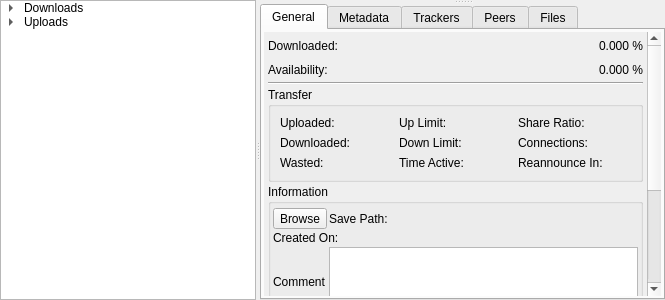
<?xml version="1.0" encoding="UTF-8"?>
<ui version="4.0">
 <class>WidgetTransfers</class>
 <widget class="QWidget" name="WidgetTransfers">
  <property name="geometry">
   <rect>
    <x>0</x>
    <y>0</y>
    <width>665</width>
    <height>300</height>
   </rect>
  </property>
  <property name="windowTitle">
   <string>Transfers</string>
  </property>
  <property name="windowIcon">
   <iconset resource="../Resource.qrc">
    <normaloff>:/Resource/Generic/Transfers.png</normaloff>:/Resource/Generic/Transfers.png</iconset>
  </property>
  <layout class="QHBoxLayout" name="horizontalLayout_2">
   <property name="spacing">
    <number>0</number>
   </property>
   <property name="margin">
    <number>0</number>
   </property>
   <item>
    <widget class="QSplitter" name="splitterTransfers">
     <property name="orientation">
      <enum>Qt::Horizontal</enum>
     </property>
     <widget class="QTreeWidget" name="treeWidgetTransfers">
      <property name="sizePolicy">
       <sizepolicy hsizetype="Preferred" vsizetype="Expanding">
        <horstretch>0</horstretch>
        <verstretch>0</verstretch>
       </sizepolicy>
      </property>
      <attribute name="headerVisible">
       <bool>false</bool>
      </attribute>
      <column>
       <property name="text">
        <string>Transfers</string>
       </property>
      </column>
      <item>
       <property name="text">
        <string>Downloads</string>
       </property>
       <property name="statusTip">
        <string notr="true">Downloads</string>
       </property>
       <property name="icon">
        <iconset resource="../Resource.qrc">
         <normaloff>:/Resource/Generic/Download.png</normaloff>:/Resource/Generic/Download.png</iconset>
       </property>
       <item>
        <property name="text">
         <string>Completed</string>
        </property>
        <property name="statusTip">
         <string notr="true">CompletedDownloads</string>
        </property>
        <property name="icon">
         <iconset resource="../Resource.qrc">
          <normaloff>:/Resource/Generic/Check.png</normaloff>:/Resource/Generic/Check.png</iconset>
        </property>
       </item>
       <item>
        <property name="text">
         <string>Paused</string>
        </property>
        <property name="statusTip">
         <string notr="true">Paused</string>
        </property>
        <property name="icon">
         <iconset resource="../Resource.qrc">
          <normaloff>:/Resource/Media/PauseMedia.png</normaloff>:/Resource/Media/PauseMedia.png</iconset>
        </property>
       </item>
       <item>
        <property name="text">
         <string>Active</string>
        </property>
        <property name="statusTip">
         <string notr="true">Active</string>
        </property>
        <property name="icon">
         <iconset resource="../Resource.qrc">
          <normaloff>:/Resource/Media/PlayMedia.png</normaloff>:/Resource/Media/PlayMedia.png</iconset>
        </property>
       </item>
       <item>
        <property name="text">
         <string>Inactive</string>
        </property>
        <property name="statusTip">
         <string notr="true">Inactive</string>
        </property>
        <property name="icon">
         <iconset resource="../Resource.qrc">
          <normaloff>:/Resource/Media/StopMedia.png</normaloff>:/Resource/Media/StopMedia.png</iconset>
        </property>
       </item>
      </item>
      <item>
       <property name="text">
        <string>Uploads</string>
       </property>
       <property name="statusTip">
        <string notr="true">Uploads</string>
       </property>
       <property name="icon">
        <iconset resource="../Resource.qrc">
         <normaloff>:/Resource/Generic/Upload.png</normaloff>:/Resource/Generic/Upload.png</iconset>
       </property>
       <item>
        <property name="text">
         <string>Completed</string>
        </property>
        <property name="statusTip">
         <string notr="true">CompletedUploads</string>
        </property>
        <property name="icon">
         <iconset resource="../Resource.qrc">
          <normaloff>:/Resource/Generic/Check.png</normaloff>:/Resource/Generic/Check.png</iconset>
        </property>
       </item>
      </item>
     </widget>
     <widget class="QStackedWidget" name="stackedWidgetTransfers">
      <property name="sizePolicy">
       <sizepolicy hsizetype="Expanding" vsizetype="Preferred">
        <horstretch>1</horstretch>
        <verstretch>0</verstretch>
       </sizepolicy>
      </property>
      <property name="currentIndex">
       <number>0</number>
      </property>
      <widget class="QWidget" name="pageDownloads">
       <layout class="QHBoxLayout" name="horizontalLayout">
        <property name="spacing">
         <number>0</number>
        </property>
        <property name="margin">
         <number>0</number>
        </property>
        <item>
         <widget class="QSplitter" name="splitterDownloads">
          <property name="contextMenuPolicy">
           <enum>Qt::CustomContextMenu</enum>
          </property>
          <property name="orientation">
           <enum>Qt::Vertical</enum>
          </property>
          <widget class="QFrame" name="frameDownloads">
           <property name="sizePolicy">
            <sizepolicy hsizetype="Preferred" vsizetype="Preferred">
             <horstretch>0</horstretch>
             <verstretch>1</verstretch>
            </sizepolicy>
           </property>
           <property name="frameShape">
            <enum>QFrame::NoFrame</enum>
           </property>
           <property name="frameShadow">
            <enum>QFrame::Raised</enum>
           </property>
           <layout class="QVBoxLayout" name="verticalLayoutDownloads">
            <property name="spacing">
             <number>0</number>
            </property>
            <property name="margin">
             <number>0</number>
            </property>
           </layout>
          </widget>
          <widget class="QTabWidget" name="tabWidgetDownloadDetails">
           <property name="sizePolicy">
            <sizepolicy hsizetype="Expanding" vsizetype="Preferred">
             <horstretch>0</horstretch>
             <verstretch>0</verstretch>
            </sizepolicy>
           </property>
           <property name="currentIndex">
            <number>0</number>
           </property>
           <widget class="QWidget" name="tabGeneral">
            <attribute name="icon">
             <iconset resource="../Resource.qrc">
              <normaloff>:/Resource/Generic/Properties.png</normaloff>:/Resource/Generic/Properties.png</iconset>
            </attribute>
            <attribute name="title">
             <string>General</string>
            </attribute>
            <layout class="QVBoxLayout" name="verticalLayout">
             <property name="spacing">
              <number>2</number>
             </property>
             <property name="margin">
              <number>2</number>
             </property>
             <item>
              <widget class="QScrollArea" name="scrollArea">
               <property name="frameShape">
                <enum>QFrame::NoFrame</enum>
               </property>
               <property name="widgetResizable">
                <bool>true</bool>
               </property>
               <widget class="QWidget" name="scrollAreaWidgetContents">
                <property name="geometry">
                 <rect>
                  <x>0</x>
                  <y>0</y>
                  <width>377</width>
                  <height>410</height>
                 </rect>
                </property>
                <layout class="QVBoxLayout" name="verticalLayout_2">
                 <property name="spacing">
                  <number>2</number>
                 </property>
                 <property name="margin">
                  <number>4</number>
                 </property>
                 <item>
                  <layout class="QGridLayout" name="gridLayout_3">
                   <property name="horizontalSpacing">
                    <number>2</number>
                   </property>
                   <property name="verticalSpacing">
                    <number>4</number>
                   </property>
                   <item row="0" column="1">
                    <widget class="QFrame" name="frameDownloaded">
                     <property name="sizePolicy">
                      <sizepolicy hsizetype="Expanding" vsizetype="Preferred">
                       <horstretch>0</horstretch>
                       <verstretch>0</verstretch>
                      </sizepolicy>
                     </property>
                     <property name="minimumSize">
                      <size>
                       <width>0</width>
                       <height>20</height>
                      </size>
                     </property>
                     <property name="frameShape">
                      <enum>QFrame::NoFrame</enum>
                     </property>
                     <property name="frameShadow">
                      <enum>QFrame::Raised</enum>
                     </property>
                    </widget>
                   </item>
                   <item row="0" column="0">
                    <widget class="QLabel" name="label_18">
                     <property name="text">
                      <string>Downloaded:</string>
                     </property>
                    </widget>
                   </item>
                   <item row="1" column="0">
                    <widget class="QLabel" name="label_19">
                     <property name="text">
                      <string>Availability:</string>
                     </property>
                    </widget>
                   </item>
                   <item row="1" column="1">
                    <widget class="QFrame" name="frameAvailability">
                     <property name="sizePolicy">
                      <sizepolicy hsizetype="Expanding" vsizetype="Preferred">
                       <horstretch>0</horstretch>
                       <verstretch>0</verstretch>
                      </sizepolicy>
                     </property>
                     <property name="minimumSize">
                      <size>
                       <width>0</width>
                       <height>20</height>
                      </size>
                     </property>
                     <property name="frameShape">
                      <enum>QFrame::NoFrame</enum>
                     </property>
                     <property name="frameShadow">
                      <enum>QFrame::Raised</enum>
                     </property>
                    </widget>
                   </item>
                   <item row="0" column="2">
                    <widget class="QLabel" name="label_20">
                     <property name="text">
                      <string>0.000 %</string>
                     </property>
                    </widget>
                   </item>
                   <item row="1" column="2">
                    <widget class="QLabel" name="label_21">
                     <property name="text">
                      <string>0.000 %</string>
                     </property>
                    </widget>
                   </item>
                  </layout>
                 </item>
                 <item>
                  <widget class="Line" name="line">
                   <property name="orientation">
                    <enum>Qt::Horizontal</enum>
                   </property>
                  </widget>
                 </item>
                 <item>
                  <widget class="QGroupBox" name="groupBox">
                   <property name="title">
                    <string>Transfer</string>
                   </property>
                   <layout class="QGridLayout" name="gridLayout">
                    <item row="0" column="0">
                     <widget class="QLabel" name="labelUploaded">
                      <property name="text">
                       <string>Uploaded:</string>
                      </property>
                     </widget>
                    </item>
                    <item row="1" column="0">
                     <widget class="QLabel" name="labelDownloaded">
                      <property name="text">
                       <string>Downloaded:</string>
                      </property>
                     </widget>
                    </item>
                    <item row="2" column="0">
                     <widget class="QLabel" name="labelWasted">
                      <property name="text">
                       <string>Wasted:</string>
                      </property>
                     </widget>
                    </item>
                    <item row="0" column="1">
                     <widget class="QLabel" name="labelUpLimit">
                      <property name="text">
                       <string>Up Limit:</string>
                      </property>
                     </widget>
                    </item>
                    <item row="1" column="1">
                     <widget class="QLabel" name="labelDownLimit">
                      <property name="text">
                       <string>Down Limit:</string>
                      </property>
                     </widget>
                    </item>
                    <item row="2" column="1">
                     <widget class="QLabel" name="labelTimeActive">
                      <property name="text">
                       <string>Time Active:</string>
                      </property>
                     </widget>
                    </item>
                    <item row="0" column="2">
                     <widget class="QLabel" name="labelShareRatio">
                      <property name="text">
                       <string>Share Ratio:</string>
                      </property>
                     </widget>
                    </item>
                    <item row="1" column="2">
                     <widget class="QLabel" name="labelConnections">
                      <property name="text">
                       <string>Connections:</string>
                      </property>
                     </widget>
                    </item>
                    <item row="2" column="2">
                     <widget class="QLabel" name="labelReannounceIn">
                      <property name="text">
                       <string>Reannounce In:</string>
                      </property>
                     </widget>
                    </item>
                   </layout>
                  </widget>
                 </item>
                 <item>
                  <widget class="QGroupBox" name="groupBox_2">
                   <property name="title">
                    <string>Information</string>
                   </property>
                   <layout class="QGridLayout" name="gridLayout_2">
                    <property name="leftMargin">
                     <number>2</number>
                    </property>
                    <property name="topMargin">
                     <number>4</number>
                    </property>
                    <property name="rightMargin">
                     <number>2</number>
                    </property>
                    <property name="bottomMargin">
                     <number>2</number>
                    </property>
                    <property name="spacing">
                     <number>2</number>
                    </property>
                    <item row="1" column="1">
                     <widget class="QToolButton" name="toolButton">
                      <property name="text">
                       <string>Browse</string>
                      </property>
                      <property name="icon">
                       <iconset resource="../Resource.qrc">
                        <normaloff>:/Resource/Library/BrowseFolder.png</normaloff>:/Resource/Library/BrowseFolder.png</iconset>
                      </property>
                      <property name="iconSize">
                       <size>
                        <width>24</width>
                        <height>24</height>
                       </size>
                      </property>
                     </widget>
                    </item>
                    <item row="1" column="2" colspan="2">
                     <widget class="QLabel" name="labelSavePath">
                      <property name="text">
                       <string>Save Path:</string>
                      </property>
                     </widget>
                    </item>
                    <item row="2" column="1" colspan="3">
                     <widget class="QLabel" name="labelCreatedOn">
                      <property name="text">
                       <string>Created On:</string>
                      </property>
                     </widget>
                    </item>
                    <item row="3" column="1">
                     <widget class="QLabel" name="labelComment">
                      <property name="text">
                       <string>Comment</string>
                      </property>
                     </widget>
                    </item>
                    <item row="3" column="2" colspan="2">
                     <widget class="QPlainTextEdit" name="plainTextEditComment"/>
                    </item>
                   </layout>
                  </widget>
                 </item>
                 <item>
                  <widget class="QGroupBox" name="groupBox_3">
                   <property name="title">
                    <string>Hashes</string>
                   </property>
                   <layout class="QVBoxLayout" name="verticalLayout_3">
                    <item>
                     <widget class="QLabel" name="label_14">
                      <property name="text">
                       <string>SHA1: </string>
                      </property>
                     </widget>
                    </item>
                    <item>
                     <widget class="QLabel" name="label_15">
                      <property name="text">
                       <string>Tiger-Root:</string>
                      </property>
                     </widget>
                    </item>
                    <item>
                     <widget class="QLabel" name="label_16">
                      <property name="text">
                       <string>ED2K:</string>
                      </property>
                     </widget>
                    </item>
                    <item>
                     <widget class="QLabel" name="label_17">
                      <property name="text">
                       <string>MD5:</string>
                      </property>
                     </widget>
                    </item>
                    <item>
                     <widget class="QLabel" name="label_13">
                      <property name="text">
                       <string>BitTorrent:</string>
                      </property>
                     </widget>
                    </item>
                   </layout>
                  </widget>
                 </item>
                </layout>
               </widget>
              </widget>
             </item>
            </layout>
           </widget>
           <widget class="QWidget" name="tabMetadata">
            <attribute name="icon">
             <iconset resource="../Resource.qrc">
              <normaloff>:/Resource/Library/Presentation.png</normaloff>:/Resource/Library/Presentation.png</iconset>
            </attribute>
            <attribute name="title">
             <string>Metadata</string>
            </attribute>
           </widget>
           <widget class="QWidget" name="tabTrackers">
            <attribute name="icon">
             <iconset resource="../Resource.qrc">
              <normaloff>:/Resource/Network/Discovery.png</normaloff>:/Resource/Network/Discovery.png</iconset>
            </attribute>
            <attribute name="title">
             <string>Trackers</string>
            </attribute>
            <layout class="QVBoxLayout" name="verticalLayout_4">
             <property name="spacing">
              <number>0</number>
             </property>
             <property name="margin">
              <number>0</number>
             </property>
             <item>
              <widget class="QTableView" name="tableViewTrackers"/>
             </item>
            </layout>
           </widget>
           <widget class="QWidget" name="tabPeers">
            <attribute name="icon">
             <iconset resource="../Resource.qrc">
              <normaloff>:/Resource/Chat/Friends.png</normaloff>:/Resource/Chat/Friends.png</iconset>
            </attribute>
            <attribute name="title">
             <string>Peers</string>
            </attribute>
            <layout class="QVBoxLayout" name="verticalLayout_5">
             <property name="spacing">
              <number>0</number>
             </property>
             <property name="margin">
              <number>0</number>
             </property>
             <item>
              <widget class="QTableView" name="tableViewPeers"/>
             </item>
            </layout>
           </widget>
           <widget class="QWidget" name="tabFiles">
            <attribute name="icon">
             <iconset resource="../Resource.qrc">
              <normaloff>:/Resource/Library/OpenDownloadFolder.png</normaloff>:/Resource/Library/OpenDownloadFolder.png</iconset>
            </attribute>
            <attribute name="title">
             <string>Files</string>
            </attribute>
            <layout class="QVBoxLayout" name="verticalLayout_6">
             <property name="spacing">
              <number>0</number>
             </property>
             <property name="margin">
              <number>0</number>
             </property>
             <item>
              <widget class="QTreeView" name="treeView"/>
             </item>
            </layout>
           </widget>
          </widget>
         </widget>
        </item>
       </layout>
      </widget>
      <widget class="QWidget" name="pageUploads">
       <layout class="QHBoxLayout" name="horizontalLayout_3">
        <property name="spacing">
         <number>0</number>
        </property>
        <property name="margin">
         <number>0</number>
        </property>
        <item>
         <widget class="QSplitter" name="splitterUploads">
          <property name="contextMenuPolicy">
           <enum>Qt::CustomContextMenu</enum>
          </property>
          <property name="orientation">
           <enum>Qt::Vertical</enum>
          </property>
          <widget class="QFrame" name="frameUploads">
           <property name="frameShape">
            <enum>QFrame::NoFrame</enum>
           </property>
           <property name="frameShadow">
            <enum>QFrame::Raised</enum>
           </property>
           <layout class="QVBoxLayout" name="verticalLayoutUploads">
            <property name="spacing">
             <number>0</number>
            </property>
            <property name="margin">
             <number>0</number>
            </property>
           </layout>
          </widget>
         </widget>
        </item>
       </layout>
      </widget>
     </widget>
    </widget>
   </item>
  </layout>
 </widget>
 <resources>
  <include location="../Resource.qrc"/>
 </resources>
 <connections/>
</ui>
